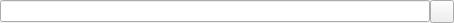
<?xml version="1.0" encoding="UTF-8"?>
<ui version="4.0">
 <class>OpenFileDialogDelegateEditor</class>
 <widget class="QWidget" name="OpenFileDialogDelegateEditor">
  <property name="geometry">
   <rect>
    <x>0</x>
    <y>0</y>
    <width>454</width>
    <height>22</height>
   </rect>
  </property>
  <property name="windowTitle">
   <string notr="true"/>
  </property>
  <layout class="QHBoxLayout" name="horizontalLayout">
   <property name="spacing">
    <number>0</number>
   </property>
   <property name="leftMargin">
    <number>0</number>
   </property>
   <property name="topMargin">
    <number>0</number>
   </property>
   <property name="rightMargin">
    <number>0</number>
   </property>
   <property name="bottomMargin">
    <number>0</number>
   </property>
   <item>
    <widget class="QLineEdit" name="edit"/>
   </item>
   <item>
    <widget class="QToolButton" name="button">
     <property name="text">
      <string notr="true"/>
     </property>
     <property name="icon">
      <iconset resource="../resources/theme.qrc">
       <normaloff>:/icons/exe.png</normaloff>:/icons/exe.png</iconset>
     </property>
    </widget>
   </item>
  </layout>
 </widget>
 <tabstops>
  <tabstop>edit</tabstop>
  <tabstop>button</tabstop>
 </tabstops>
 <resources>
  <include location="../resources/theme.qrc"/>
 </resources>
 <connections/>
</ui>
